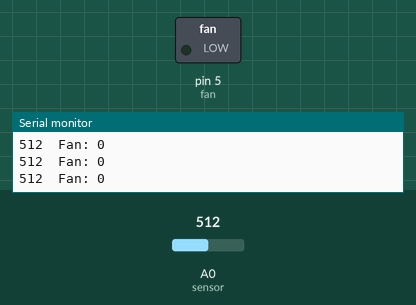
The sketch below on a simulated Arduino Uno, built with avr-gcc and run on an emulated ATmega328P. Parts: switched loads named in the sketch (green lamp = pin HIGH), the last lines printed to the serial monitor. The test bench sets the inputs (shaded band); at power-on: A0 (sensor) = 512.

Above: at 1.2 s.
1.3 s: A0 (sensor) set to 542
2.8 s: A0 (sensor) set to 566
At 4.0 s:
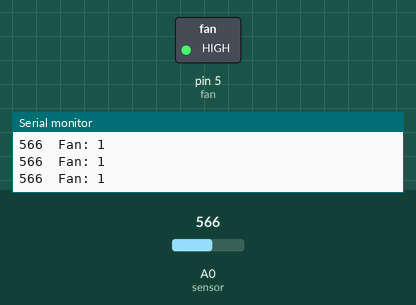
4.3 s: A0 (sensor) set to 529
5.8 s: A0 (sensor) set to 501
At 6.7 s:
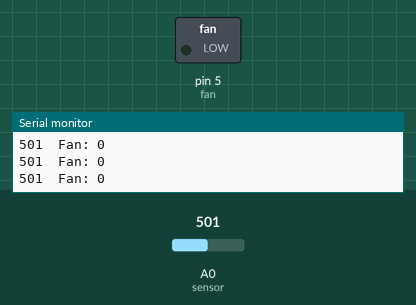
7.3 s: A0 (sensor) set to 716
At 8.1 s:
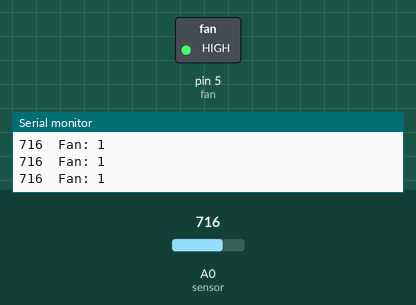
Timing chart, 0 to 9.9 s (numbered marks = the images above; inputs shaded):
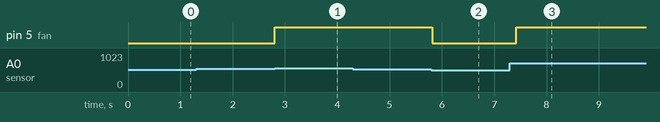

Measured:
- the behaviour switches between 550 and 551 on A0 (sensor) (found by bisection; images 0 and 1)
- the behaviour switches between 520 and 519 on A0 (sensor) (found by bisection; images 1 and 2)
- after the input at 2.8 s, pin 5 (fan): LOW → HIGH at once
- after the input at 5.8 s, pin 5 (fan): HIGH → LOW at once
- after the input at 7.3 s, pin 5 (fan): LOW → HIGH after 0.12 s

The sketch:

temperature_fan.ino
```cpp
// Project 04: thermistor controls a transistor-driven fan with hysteresis

int sensor = A0;
int fan = 5;

int fan_on = 550;     // turn on above this reading
int fan_off = 520;    // turn off below this reading
int fan_state = 0;    // 0 = off, 1 = on

void setup() {
  Serial.begin(9600);
  pinMode(fan, OUTPUT);
}

void loop() {
  int sensorVal = analogRead(sensor);

  if (fan_state == 0) {
    if (sensorVal > fan_on) {
      fan_state = 1;
    }
  } else {
    if (sensorVal < fan_off) {
      fan_state = 0;
    }
  }

  if (fan_state == 1) {
    digitalWrite(fan, HIGH);
  } else {
    digitalWrite(fan, LOW);
  }

  Serial.print(sensorVal);
  Serial.print("  Fan: ");
  Serial.println(fan_state);

  delay(200);
}
```
